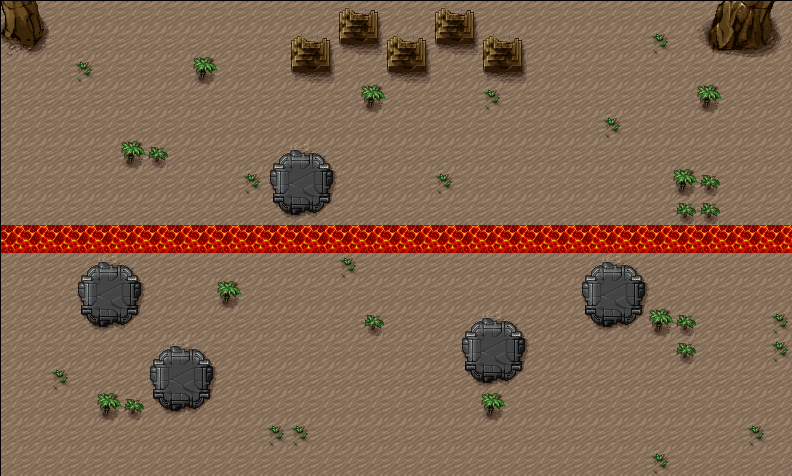

Rendered tile map (Tiled .tmx) drawn with the repository's tilesets; below, a short description and the map source with its tile grids summarised:
An orthogonal 33x17 tile map with 24x28 px tiles, 2 tile layers (Calque de Tile 1, Calque 2), 2 tilesets and 6 objects.

<map version="1.0" orientation="orthogonal" width="33" height="17" tilewidth="24" tileheight="28">
 <tileset firstgid="1" name="level1)" tilewidth="24" tileheight="28">
  <tileoffset x="1" y="1" />
  <image source="level1.png" trans="4b637f" width="256" height="512" />
 </tileset>
 <tileset firstgid="181" name="level1" tilewidth="24" tileheight="28">
  <tileoffset x="1" y="1" />
  <image source="level1.png" trans="4b637f" width="256" height="512" />
 </tileset>
 <layer name="Calque de Tile 1" width="33" height="17">
  <data>[561 cells, 561 non-empty, 29 distinct tile ids]</data>
 </layer>
 <layer name="Calque 2" width="33" height="17">
  <data>[561 cells, 33 non-empty, 1 distinct tile ids]</data>
 </layer>
 <objectgroup name="Calque d'objets 1" width="33" height="17">
  <object x="381" y="174" width="23" height="20" />
  <object x="559" y="184" width="20" height="24" />
  <object x="707" y="277" width="54" height="32" />
  <object x="161" y="102">
   <polyline points="-3,-4 113,148 141,149 374,148 436,147 441,123 132,120 30,-24 -2,-3 -160,0 -159,-28 27,-27" />
  </object>
  <object gid="242" x="276" y="150" />
  <object gid="242" x="360" y="147" />
 </objectgroup>
</map>